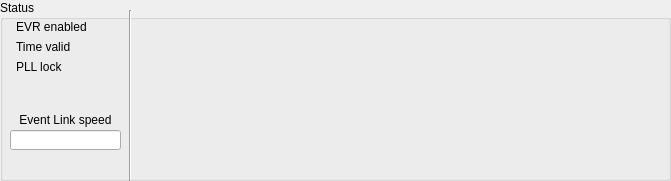
   <widget class="QGroupBox" name="groupBox_3">
    <property name="geometry">
     <rect>
      <x>0</x>
      <y>50</y>
      <width>671</width>
      <height>181</height>
     </rect>
    </property>
    <property name="title">
     <string>Status</string>
    </property>
    <widget class="caInclude" name="cainclude_6">
     <property name="geometry">
      <rect>
       <x>135</x>
       <y>10</y>
       <width>260</width>
       <height>165</height>
      </rect>
     </property>
     <property name="macro">
      <string notr="true">EVR=$(EVR)</string>
     </property>
     <property name="filename" stdset="0">
      <string notr="true">G_EVR_base-link-status.ui</string>
     </property>
    </widget>
    <widget class="QLabel" name="label_11">
     <property name="geometry">
      <rect>
       <x>5</x>
       <y>110</y>
       <width>121</width>
       <height>20</height>
      </rect>
     </property>
     <property name="text">
      <string>Event Link speed</string>
     </property>
     <property name="alignment">
      <set>Qt::AlignCenter</set>
     </property>
    </widget>
    <widget class="QWidget" name="formLayoutWidget">
     <property name="geometry">
      <rect>
       <x>10</x>
       <y>20</y>
       <width>121</width>
       <height>71</height>
      </rect>
     </property>
     <layout class="QFormLayout" name="formLayout">
      <property name="fieldGrowthPolicy">
       <enum>QFormLayout::AllNonFixedFieldsGrow</enum>
      </property>
      <item row="0" column="0">
       <widget class="caLed" name="caled">
        <property name="toolTip">
         <string>Master enable for the EVR. If not set then very little will happen.</string>
        </property>
        <property name="rectangular">
         <bool>false</bool>
        </property>
        <property name="channel" stdset="0">
         <string notr="true">$(EVR):Ena-Sel</string>
        </property>
        <property name="falseColor">
         <color>
          <red>255</red>
          <green>0</green>
          <blue>0</blue>
         </color>
        </property>
        <property name="trueColor">
         <color>
          <red>0</red>
          <green>205</green>
          <blue>0</blue>
         </color>
        </property>
        <property name="undefinedColor">
         <color>
          <red>255</red>
          <green>255</green>
          <blue>255</blue>
         </color>
        </property>
       </widget>
      </item>
      <item row="0" column="1">
       <widget class="QLabel" name="label">
        <property name="text">
         <string>EVR enabled</string>
        </property>
       </widget>
      </item>
      <item row="1" column="0">
       <widget class="caLed" name="caled_4">
        <property name="toolTip">
         <string>Indicates if the EVR has a current, valid timestamp.</string>
        </property>
        <property name="rectangular">
         <bool>false</bool>
        </property>
        <property name="channel" stdset="0">
         <string notr="true">$(EVR):Time-Valid-Sts</string>
        </property>
        <property name="falseColor">
         <color>
          <red>255</red>
          <green>0</green>
          <blue>0</blue>
         </color>
        </property>
        <property name="trueColor">
         <color>
          <red>0</red>
          <green>205</green>
          <blue>0</blue>
         </color>
        </property>
        <property name="undefinedColor">
         <color>
          <red>255</red>
          <green>255</green>
          <blue>255</blue>
         </color>
        </property>
       </widget>
      </item>
      <item row="1" column="1">
       <widget class="QLabel" name="label_19">
        <property name="text">
         <string>Time valid</string>
        </property>
       </widget>
      </item>
      <item row="2" column="0">
       <widget class="caLed" name="caled_2">
        <property name="toolTip">
         <string>Is the EVR's local oscilator phase locked with the phase of the EVG's oscilator.</string>
        </property>
        <property name="rectangular">
         <bool>false</bool>
        </property>
        <property name="channel" stdset="0">
         <string notr="true">$(EVR):Pll-Sts</string>
        </property>
        <property name="falseColor">
         <color>
          <red>255</red>
          <green>0</green>
          <blue>0</blue>
         </color>
        </property>
        <property name="trueColor">
         <color>
          <red>0</red>
          <green>205</green>
          <blue>0</blue>
         </color>
        </property>
        <property name="undefinedColor">
         <color>
          <red>255</red>
          <green>255</green>
          <blue>255</blue>
         </color>
        </property>
       </widget>
      </item>
      <item row="2" column="1">
       <widget class="QLabel" name="label_3">
        <property name="text">
         <string>PLL lock</string>
        </property>
       </widget>
      </item>
     </layout>
    </widget>
    <widget class="caLineEdit" name="calineedit_3">
     <property name="geometry">
      <rect>
       <x>10</x>
       <y>130</y>
       <width>111</width>
       <height>20</height>
      </rect>
     </property>
     <property name="toolTip">
      <string>Frequency of the EVR's local oscilator. Must be close enough to the EVG master oscilator.</string>
     </property>
     <property name="channel" stdset="0">
      <string notr="true">$(EVR):Link-Clk-SP</string>
     </property>
     <property name="unitsEnabled">
      <bool>true</bool>
     </property>
    </widget>
    <widget class="Line" name="line">
     <property name="geometry">
      <rect>
       <x>125</x>
       <y>10</y>
       <width>10</width>
       <height>171</height>
      </rect>
     </property>
     <property name="orientation">
      <enum>Qt::Vertical</enum>
     </property>
    </widget>
    <widget class="caInclude" name="cainclude_15">
     <property name="geometry">
      <rect>
       <x>400</x>
       <y>95</y>
       <width>260</width>
       <height>81</height>
      </rect>
     </property>
     <property name="macro">
      <string notr="true">EVR=$(EVR)</string>
     </property>
     <property name="filename" stdset="0">
      <string notr="true">G_EVR_sfp-min.ui</string>
     </property>
    </widget>
    <widget class="caInclude" name="cainclude_16">
     <property name="geometry">
      <rect>
       <x>400</x>
       <y>10</y>
       <width>260</width>
       <height>80</height>
      </rect>
     </property>
     <property name="macro">
      <string notr="true">EVR=$(EVR)</string>
     </property>
     <property name="filename" stdset="0">
      <string notr="true">G_EVR_info.ui</string>
     </property>
    </widget>
   </widget>
